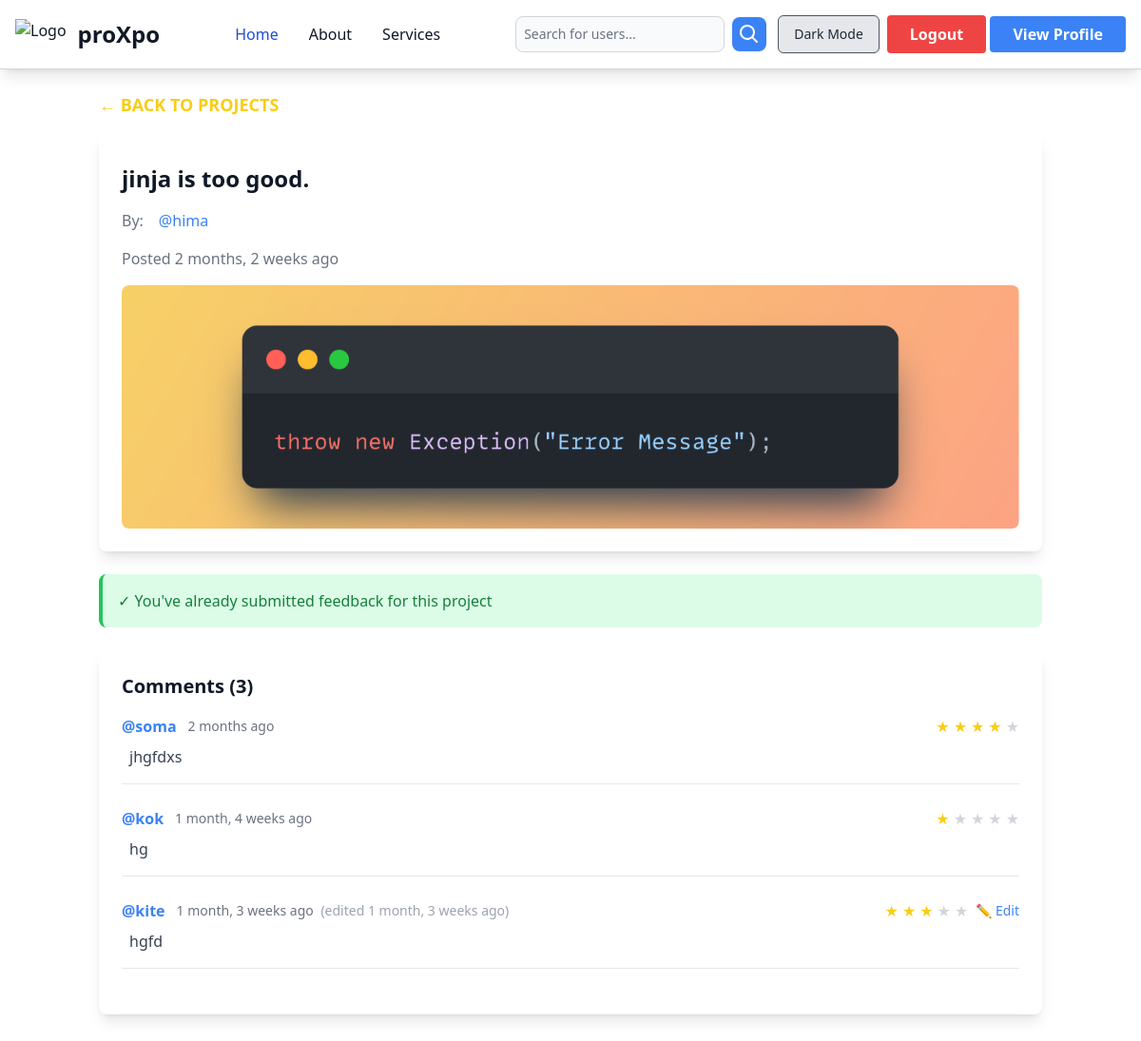
Screenshot of /tweet/project/8/ (signed in) with the database file from the repository.
### tweet/models.py (models this page shows, shortened)
class Project(models.Model):
    user = models.ForeignKey(User, on_delete=models.CASCADE)
    name = models.CharField(max_length=255, blank=False, null=False, default="")
    text = models.TextField()
    image = models.ImageField(upload_to='photos/', blank=True, null=True)
    project_type = models.CharField(max_length=50, choices=PROJECT_TYPE_CHOICES, default='Personal Project')  # ← NEW FIELD
    created_at = models.DateTimeField(auto_now_add=True)
    updated_at = models.DateTimeField(auto_now=True)

class Comment(models.Model):
    user = models.ForeignKey(User, on_delete=models.CASCADE)
    project = models.ForeignKey('Project', on_delete=models.CASCADE, related_name='comments')
    text = models.TextField(max_length=500)
    rating = models.IntegerField(default=3)
    created_at = models.DateTimeField(auto_now_add=True)
    edited_at = models.DateTimeField(null=True, blank=True)
    class Meta:
        unique_together = ('user', 'project')  # Ensures one comment per user per project

### tweet/views.py (the view)
# urls.py: path('project/<int:project_id>/', views.index, name='index'),
def index(request, project_id):
    project = get_object_or_404(Project, id=project_id)
    user_already_commented = False
    if request.user.is_authenticated:
        user_already_commented = Comment.objects.filter(
            user=request.user,
            project=project
        ).exists()
    return render(request, 'index.html', {
        'project': project,
        'user_already_commented': user_already_commented,
    })

### tweet/templates/index.html (shortened to what this page needs)
{% extends "layout.html" %}
{% block content %}
<div class="container mx-auto p-4">
    <a href="{% url 'project_list' %}" class="text-yellow-400 text-lg font-semibold hover:text-yellow-300 flex items-center mb-4 transition duration-300">
        ← BACK TO PROJECTS
    </a>
    <div class="bg-white text-gray-900 dark:bg-gray-800 dark:text-white rounded-lg shadow-lg p-6 mb-6 transition-colors duration-300">
        <h2 class="text-2xl font-bold mb-4">{{ project.text }}</h2>
        <div class="flex items-center space-x-4 mb-4">
            <span class="text-gray-500 dark:text-gray-400">By:</span>
            <a href="{% url 'user_profile' project.user.username %}" class="text-blue-500 hover:text-blue-400">
                @{{ project.user.username }}
            </a>
        </div>
        <p class="text-gray-500 dark:text-gray-400">Posted {{ project.created_at|timesince }} ago</p>
        {% if project.image %}
            <img src="{{ project.image.url }}" alt="Project Image" class="w-full h-64 object-cover rounded-lg mt-4">
        {% endif %}
    </div>
    <div class="space-y-6">
        {% if request.user.is_authenticated %}
            {% if request.user != project.user %}
                {% if not user_already_commented %}
                    <div class="bg-white text-gray-900 dark:bg-gray-800 dark:text-white rounded-lg shadow-lg p-6 transition-colors duration-300">
                        <h3 class="text-xl font-bold mb-4">Leave Your Feedback</h3>
                        <form method="post" action="{% url 'add_comment' project.id %}" onsubmit="disableSubmitButton()">
                            {% csrf_token %}
                            <div class="flex items-center mb-4">
                                <span class="mr-2">Rating:</span>
                                <div class="flex space-x-1" id="star-container">
                                    {% for i in "12345" %}
                                        <button type="button" data-rating="{{ i }}"
                                                class="star-rating text-2xl {% if forloop.counter <= 3 %}text-yellow-400{% else %}text-gray-400{% endif %}
                                                       hover:text-yellow-300 transition-colors duration-200">
                                            ★
                                        </button>
                                    {% endfor %}
                                </div>
                                <input type="hidden" name="rating" id="rating" value="3">
                            </div>
                            <textarea name="text"
                                      class="w-full p-3 rounded-lg bg-gray-100 dark:bg-gray-700 border border-gray-300 dark:border-gray-600
                                             focus:ring-2 focus:ring-blue-400 focus:border-transparent"
                                      rows="4"
                                      placeholder="Write your detailed feedback here..."
                                      required></textarea>
                            <button id="submit-btn"
                                    type="submit"
                                    class="mt-4 bg-blue-500 hover:bg-blue-600 text-white font-semibold py-2 px-6 rounded-lg
                                           transition-all duration-300 transform hover:scale-105">
                                Post Feedback
                            </button>
                        </form>
                    </div>
                {% else %}
                    <div class="bg-green-100 border-l-4 border-green-500 text-green-700 p-4 rounded-lg">
                        <p>✓ You've already submitted feedback for this project</p>
                    </div>
                {% endif %}
            {% else %}
                <div class="bg-blue-100 border-l-4 border-blue-500 text-blue-700 p-4 rounded-lg">
                    <p>ℹ️ You can't comment on your own project</p>
                </div>
            {% endif %}
        {% else %}
            <div class="bg-yellow-100 border-l-4 border-yellow-500 text-yellow-700 p-4 rounded-lg">
                <p>🔒 Please <a href="{% url 'login' %}" class="text-yellow-700 hover:text-yellow-600 underline">login</a> to leave feedback</p>
            </div>
        {% endif %}
        <div class="bg-white text-gray-900 dark:bg-gray-800 dark:text-white rounded-lg shadow-lg p-6 transition-colors duration-300">
            <h3 class="text-xl font-bold mb-4">Comments ({{ project.comments.count }})</h3>
            {% for comment in project.comments.all %}
                <div class="mb-6 pb-4 border-b border-gray-200 dark:border-gray-700 relative">
                    <div class="flex items-center justify-between mb-2">
                        <div class="flex items-center space-x-3">
                            <a href="{% url 'user_profile' comment.user.username %}"
                            class="font-semibold text-blue-500 hover:text-blue-400">
                                @{{ comment.user.username }}
                            </a>
                            <span class="text-sm text-gray-500 dark:text-gray-400">
                                {{ comment.created_at|timesince }} ago
                                {% if comment.edited_at %}
                                    <span class="text-gray-400 ml-1">
                                        (edited {{ comment.edited_at|timesince }} ago)
                                    </span>
                                {% endif %}
                            </span>
                        </div>
                        <div class="flex items-center space-x-2">
                            <div class="flex space-x-1">
                                {% for i in "12345" %}
                                    <span class="{% if forloop.counter <= comment.rating %}text-yellow-400{% else %}text-gray-300{% endif %}">
                                        ★
                                    </span>
                                {% endfor %}
                            </div>
                            {% if comment.user == request.user %}
                            <a href="{% url 'edit_comment' comment.id %}"
                            class="text-blue-500 hover:text-blue-400 text-sm">
                                ✏️ Edit
                            </a>
                            {% endif %}
                        </div>
                    </div>
                    <p class="text-gray-700 dark:text-gray-300 pl-2">{{ comment.text }}</p>
                </div>
            {% empty %}
                <p class="text-gray-500 dark:text-gray-400 text-center py-4">No feedback yet. Be the first to share your thoughts!</p>
            {% endfor %}
        </div>
    </div>
</div>
{% endblock %}

### rows the page displays
Project: text "jinja is too good.", user.username "hima", created_at "2 months, 2 weeks", image (picture), comments.count "3"
Comment: user.username "soma", created_at "2 months", text "jhgfdxs"
Comment: user.username "kok", created_at "1 month, 4 weeks", text "hg"
Comment: user.username "kite", created_at "1 month, 3 weeks", edited_at "1 month, 3 weeks", shows "✏️ Edit", text "hgfd"
